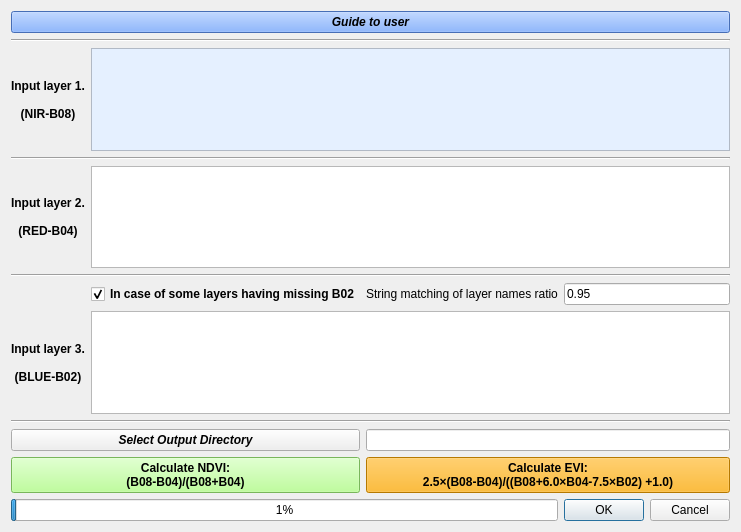
<?xml version="1.0" encoding="UTF-8"?>
<ui version="4.0">
 <class>NDVIandEVIindexCalculatorDialogBase</class>
 <widget class="QDialog" name="NDVIandEVIindexCalculatorDialogBase">
  <property name="geometry">
   <rect>
    <x>0</x>
    <y>0</y>
    <width>702</width>
    <height>532</height>
   </rect>
  </property>
  <property name="windowTitle">
   <string>NDVI and EVI Index Calculator</string>
  </property>
  <layout class="QGridLayout" name="gridLayout">
   <item row="7" column="1" colspan="3">
    <widget class="QListWidget" name="listWidget_3">
     <property name="styleSheet">
      <string notr="true">selection-color: rgb(0, 0, 0);
selection-background-color: rgb(170, 255, 127);</string>
     </property>
    </widget>
   </item>
   <item row="2" column="1" colspan="3">
    <widget class="QListWidget" name="listWidget">
     <property name="styleSheet">
      <string notr="true">background-color: rgb(229, 240, 255);
selection-color: rgb(0, 0, 0);
selection-background-color: rgb(170, 255, 127);</string>
     </property>
     <property name="selectionMode">
      <enum>QAbstractItemView::SingleSelection</enum>
     </property>
    </widget>
   </item>
   <item row="10" column="0" colspan="2">
    <widget class="QPushButton" name="pushButton_4">
     <property name="font">
      <font>
       <pointsize>9</pointsize>
       <weight>75</weight>
       <bold>true</bold>
      </font>
     </property>
     <property name="styleSheet">
      <string notr="true">background-color: rgb(170, 255, 127);</string>
     </property>
     <property name="text">
      <string>Calculate NDVI:
(B08-B04)/(B08+B04)</string>
     </property>
    </widget>
   </item>
   <item row="4" column="0">
    <widget class="QLabel" name="label_2">
     <property name="font">
      <font>
       <weight>75</weight>
       <bold>true</bold>
      </font>
     </property>
     <property name="text">
      <string>Input layer 2.

(RED-B04)</string>
     </property>
     <property name="alignment">
      <set>Qt::AlignCenter</set>
     </property>
    </widget>
   </item>
   <item row="4" column="1" colspan="3">
    <widget class="QListWidget" name="listWidget_2">
     <property name="styleSheet">
      <string notr="true">selection-color: rgb(0, 0, 0);
selection-background-color: rgb(170, 255, 127);</string>
     </property>
    </widget>
   </item>
   <item row="0" column="0" colspan="4">
    <widget class="QPushButton" name="pushButton">
     <property name="font">
      <font>
       <weight>75</weight>
       <italic>true</italic>
       <bold>true</bold>
      </font>
     </property>
     <property name="styleSheet">
      <string notr="true">background-color: rgb(99, 154, 255);</string>
     </property>
     <property name="text">
      <string>Guide to user</string>
     </property>
    </widget>
   </item>
   <item row="6" column="3">
    <widget class="QLineEdit" name="lineEdit_2">
     <property name="text">
      <string>0.95</string>
     </property>
    </widget>
   </item>
   <item row="3" column="0" colspan="4">
    <widget class="Line" name="line">
     <property name="orientation">
      <enum>Qt::Horizontal</enum>
     </property>
    </widget>
   </item>
   <item row="8" column="0" colspan="4">
    <widget class="Line" name="line_3">
     <property name="orientation">
      <enum>Qt::Horizontal</enum>
     </property>
    </widget>
   </item>
   <item row="1" column="0" colspan="4">
    <widget class="Line" name="line_4">
     <property name="orientation">
      <enum>Qt::Horizontal</enum>
     </property>
    </widget>
   </item>
   <item row="6" column="2">
    <widget class="QLabel" name="label_4">
     <property name="text">
      <string>String matching of layer names ratio</string>
     </property>
    </widget>
   </item>
   <item row="7" column="0">
    <widget class="QLabel" name="label_3">
     <property name="font">
      <font>
       <weight>75</weight>
       <bold>true</bold>
      </font>
     </property>
     <property name="text">
      <string>Input layer 3.

(BLUE-B02)</string>
     </property>
     <property name="alignment">
      <set>Qt::AlignCenter</set>
     </property>
    </widget>
   </item>
   <item row="2" column="0">
    <widget class="QLabel" name="label">
     <property name="font">
      <font>
       <weight>75</weight>
       <bold>true</bold>
      </font>
     </property>
     <property name="text">
      <string>Input layer 1.

(NIR-B08)</string>
     </property>
     <property name="alignment">
      <set>Qt::AlignCenter</set>
     </property>
    </widget>
   </item>
   <item row="5" column="0" colspan="4">
    <widget class="Line" name="line_2">
     <property name="orientation">
      <enum>Qt::Horizontal</enum>
     </property>
    </widget>
   </item>
   <item row="6" column="1">
    <widget class="QCheckBox" name="checkBox">
     <property name="font">
      <font>
       <weight>75</weight>
       <bold>true</bold>
      </font>
     </property>
     <property name="text">
      <string>In case of some layers having missing B02</string>
     </property>
     <property name="iconSize">
      <size>
       <width>20</width>
       <height>20</height>
      </size>
     </property>
     <property name="checked">
      <bool>true</bool>
     </property>
    </widget>
   </item>
   <item row="11" column="0" colspan="3">
    <widget class="QProgressBar" name="progressBar">
     <property name="value">
      <number>1</number>
     </property>
    </widget>
   </item>
   <item row="11" column="3">
    <widget class="QDialogButtonBox" name="button_box">
     <property name="orientation">
      <enum>Qt::Horizontal</enum>
     </property>
     <property name="standardButtons">
      <set>QDialogButtonBox::Cancel|QDialogButtonBox::Ok</set>
     </property>
    </widget>
   </item>
   <item row="10" column="2" colspan="2">
    <widget class="QPushButton" name="pushButton_2">
     <property name="font">
      <font>
       <pointsize>9</pointsize>
       <weight>75</weight>
       <bold>true</bold>
      </font>
     </property>
     <property name="styleSheet">
      <string notr="true">background-color: rgb(255, 170, 0);</string>
     </property>
     <property name="text">
      <string>Calculate EVI:
2.5×(B08-B04)/((B08+6.0×B04-7.5×B02) +1.0)</string>
     </property>
    </widget>
   </item>
   <item row="9" column="2" colspan="2">
    <widget class="QLineEdit" name="lineEdit">
     <property name="text">
      <string/>
     </property>
    </widget>
   </item>
   <item row="9" column="0" colspan="2">
    <widget class="QPushButton" name="pushButton_3">
     <property name="font">
      <font>
       <weight>75</weight>
       <italic>true</italic>
       <bold>true</bold>
      </font>
     </property>
     <property name="text">
      <string>Select Output Directory</string>
     </property>
    </widget>
   </item>
  </layout>
 </widget>
 <resources/>
 <connections>
  <connection>
   <sender>button_box</sender>
   <signal>rejected()</signal>
   <receiver>NDVIandEVIindexCalculatorDialogBase</receiver>
   <slot>reject()</slot>
   <hints>
    <hint type="sourcelabel">
     <x>20</x>
     <y>20</y>
    </hint>
    <hint type="destinationlabel">
     <x>20</x>
     <y>20</y>
    </hint>
   </hints>
  </connection>
  <connection>
   <sender>button_box</sender>
   <signal>accepted()</signal>
   <receiver>NDVIandEVIindexCalculatorDialogBase</receiver>
   <slot>accept()</slot>
   <hints>
    <hint type="sourcelabel">
     <x>20</x>
     <y>20</y>
    </hint>
    <hint type="destinationlabel">
     <x>20</x>
     <y>20</y>
    </hint>
   </hints>
  </connection>
 </connections>
</ui>
